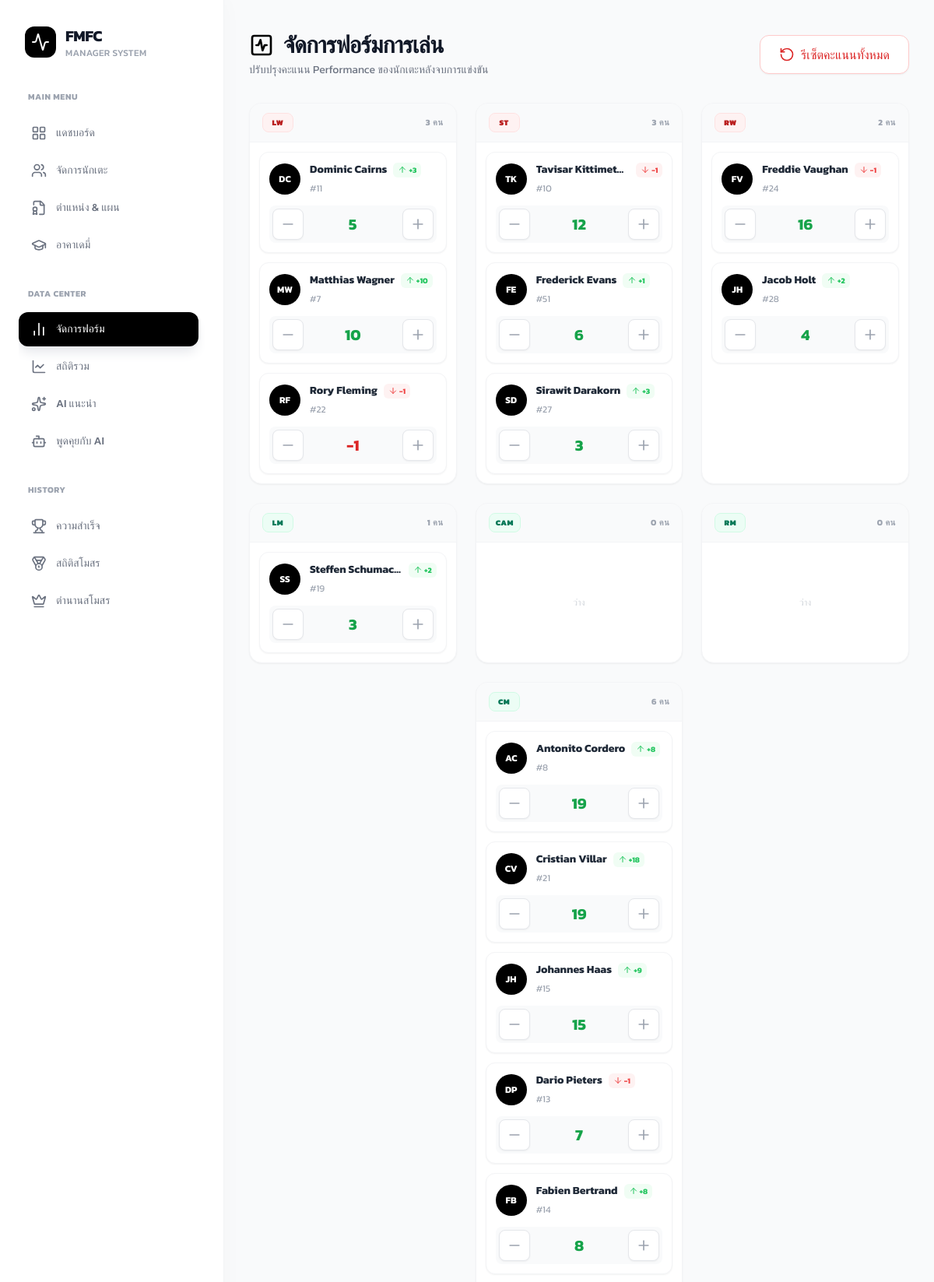
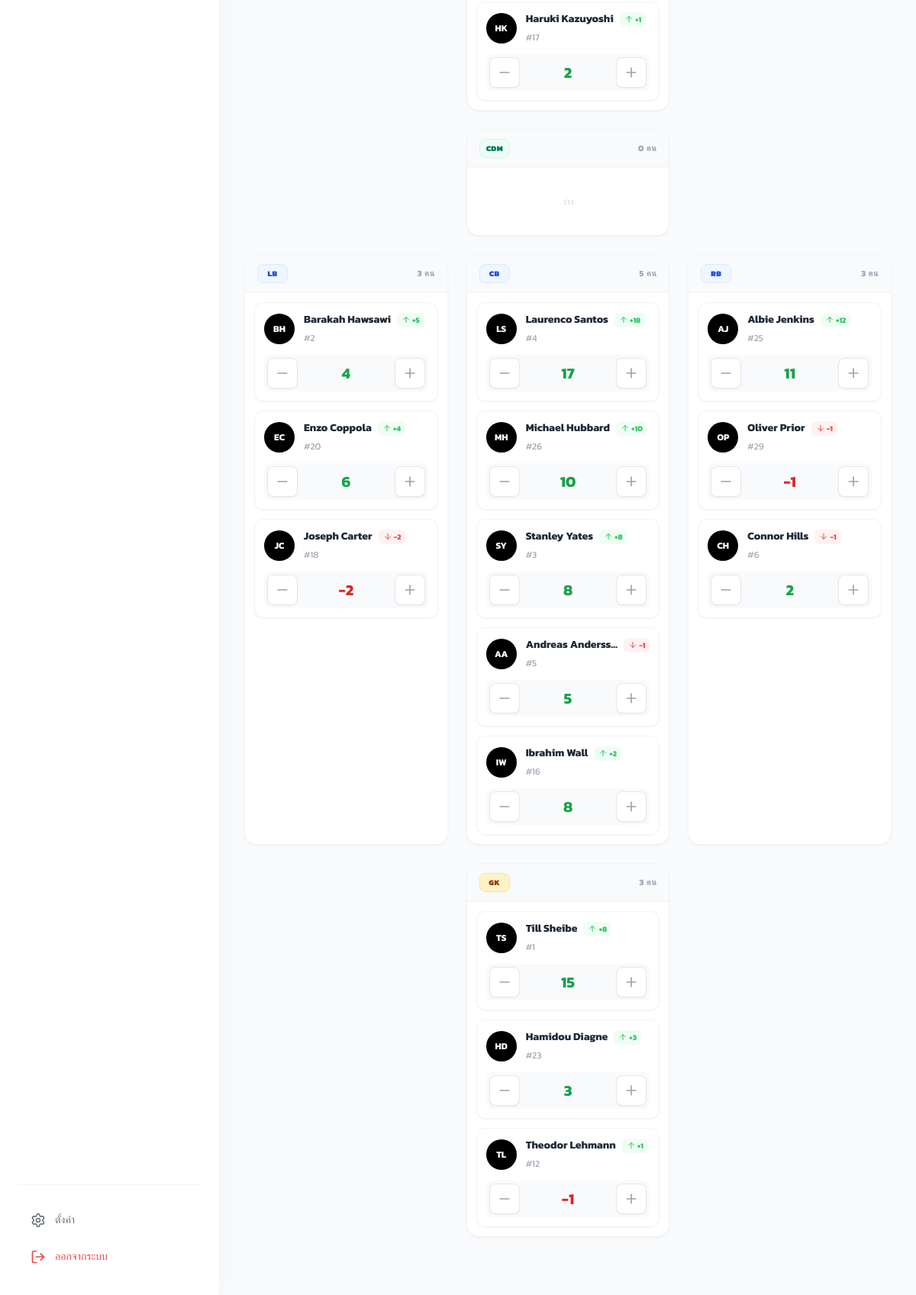
/pages/stats.php (signed in), run on the app's committed database (2 pictures, top to bottom).
### tables this page shows
CREATE TABLE `players` (
  `player_id` int(11) NOT NULL,
  `user_id` int(11) NOT NULL,
  `name` varchar(100) NOT NULL,
  `role` enum('crucial','important','rotation','sporadic','prospect') DEFAULT NULL,
  `position` enum('st','cf','lw','rw','lm','rm','cam','cm','cdm','cb','lb','rb','gk') DEFAULT NULL,
  `jersey_number` int(11) DEFAULT NULL,
  `status` enum('no','sell','for_loan','on_loan','in_loan') DEFAULT 'no',
  `injured` int(11) NOT NULL DEFAULT 0,
  `injured_count` int(11) DEFAULT 0,
  `is_academy_product` tinyint(4) NOT NULL,
  `performance_score` int(11) NOT NULL DEFAULT 0,
  `rating` decimal(4,2) NOT NULL DEFAULT 0.00,
  `score_change` enum('increase','decrease','neutral') DEFAULT 'neutral',
  `change_count` int(11) DEFAULT 0,
  `appearances` int(11) DEFAULT 0,
  `goals` int(11) DEFAULT 0,
  `assists` int(11) DEFAULT 0,
  `clean_sheets` int(11) DEFAULT 0,
  `yellow_cards` int(11) DEFAULT 0,
  `red_cards` int(11) DEFAULT 0
);

### pages/stats.php (the view, shortened to what this page needs)
<?php
include "../includes/db_config.php";
include "../includes/ui_helpers.php";
$user_id = $_SESSION['user_id'];
$players = [];
if ($conn instanceof PDO) {
    $query = $conn->prepare("
        SELECT player_id, name, position, role, jersey_number, performance_score, score_change, change_count, injured
        FROM Players
        WHERE user_id = ? AND status != 'on_loan'
        ORDER BY FIELD(COALESCE(role, 'prospect'), 'crucial', 'important', 'rotation', 'sporadic', 'prospect'), name ASC
    ");
    $query->execute([$user_id]);
    $players = $query->fetchAll(PDO::FETCH_ASSOC);
}
$positions = [
    ['lw', 'st', 'rw'],
    ['lm', 'cam', 'rm'],
    ['', 'cm', ''],
    ['', 'cdm', ''],
    ['lb', 'cb', 'rb'],
    ['', 'gk', '']
];
if (!function_exists('getInitials')) {
    function getInitials($name) {
        $words = explode(' ', $name);
        $initials = '';
        foreach ($words as $word) $initials .= strtoupper(substr($word, 0, 1));
        return $initials;
    }
}
?>
<!DOCTYPE html>
<html lang="th">
<head>
    <script src="https://cdn.tailwindcss.com"></script>
    <link rel="stylesheet" type="text/css" href="https://cdn.jsdelivr.net/npm/toastify-js/src/toastify.min.css">
</head>
<body class="bg-[#F9FAFB] text-gray-800">
    <div class="flex h-screen overflow-hidden">
        <?php include '../includes/navbar.php'; ?>
        <main class="flex-1 px-8 py-10 overflow-y-auto custom-scrollbar">
            <div class="flex flex-col md:flex-row md:items-center justify-between gap-6 mb-8">
                <div>
                    <h1 class="text-3xl font-bold text-gray-900 tracking-tight flex items-center gap-3">
                        <i data-lucide="square-activity" class="w-8 h-8 text-black"></i>
                        จัดการฟอร์มการเล่น
                    </h1>
                    <p class="text-gray-500 mt-1 text-sm">ปรับปรุงคะแนน Performance ของนักเตะหลังจบการแข่งขัน</p>
                </div>
                <button id="reset-score"
                    class="bg-white border border-red-200 text-red-600 px-6 py-3 rounded-xl hover:bg-red-50 hover:border-red-300 transition shadow-sm flex items-center gap-2 font-medium group">
                    <i data-lucide="rotate-ccw" class="w-5 h-5 group-hover:-rotate-90 transition-transform"></i>
                    รีเซ็ตคะแนนทั้งหมด
                </button>
            </div>
            <div class="grid grid-cols-1 md:grid-cols-3 gap-6 pb-10">
                <?php foreach ($positions as $row): ?>
                    <?php foreach ($row as $pos): ?>
                        <?php if ($pos): ?>
                            <div class="flex flex-col h-full bg-white border border-gray-100 rounded-2xl shadow-sm overflow-hidden">
                                <div class="bg-gray-50 border-b border-gray-100 px-4 py-3 flex justify-between items-center">
                                    <?= fmfc_position_badge($pos) ?>
                                    <span class="text-[11px] font-bold text-gray-400 uppercase tracking-wider"><?= count(array_filter($players, fn($p) => $p['position'] === $pos)) ?> คน</span>
                                </div>
                                <div class="p-3 space-y-3 flex-1">
                                    <?php
                                    $players_in_pos = array_filter($players, fn($p) => $p['position'] === $pos);
                                    if (!empty($players_in_pos)):
                                        foreach ($players_in_pos as $player):
                                            $initials = getInitials($player['name']);
                                            $score = $player['performance_score'];
                                            $change_status = $player['score_change'];
                                            $change_count = $player['change_count'];
                                            $scoreClass = $score > 0 ? 'text-green-600' : ($score < 0 ? 'text-red-600' : 'text-gray-400');
                                            $changeIcon = '';
                                            $changeClass = 'hidden';
                                            $changeText = '';
                                            if ($change_status === 'increase') {
                                                $changeIcon = 'arrow-up';
                                                $changeClass = 'text-green-500 bg-green-50';
                                                $changeText = '+' . $change_count;
                                            } elseif ($change_status === 'decrease') {
                                                $changeIcon = 'arrow-down';
                                                $changeClass = 'text-red-500 bg-red-50';
                                                $changeText = '-' . $change_count;
                                            }
                                    ?>
                                        <div class="flex flex-col p-3 rounded-xl border border-gray-100 hover:border-gray-300 transition-colors bg-white shadow-sm group">
                                            <div class="flex items-center gap-3 mb-3">
                                                <div class="w-10 h-10 rounded-full bg-black text-white flex items-center justify-center text-xs font-bold shadow-sm">
                                                    <?= $initials ?>
                                                </div>
                                                <div class="flex-1 min-w-0">
                                                    <div class="flex items-center gap-2">
                                                        <span class="font-bold text-gray-800 text-sm truncate"><?= htmlspecialchars($player['name']) ?></span>
                                                        <span id="change-<?= $player['player_id'] ?>" class="text-[10px] font-bold px-1.5 py-0.5 rounded-md flex items-center gap-0.5 <?= $changeClass ?>">
                                                            <?php if($changeIcon): ?><i data-lucide="<?= $changeIcon ?>" class="w-3 h-3"></i><?php endif; ?>
                                                            <?= $changeText ?>
                                                        </span>
                                                    </div>
                                                    <span class="text-xs text-gray-400">#<?= $player['jersey_number'] ?? '-' ?></span>
                                                </div>
                                            </div>
                                            <div class="flex items-center justify-between bg-gray-50 rounded-lg p-1">
                                                <button class="decrease-score w-10 h-10 rounded-lg bg-white border border-gray-200 text-gray-400 hover:text-red-600 hover:border-red-200 hover:bg-red-50 transition flex items-center justify-center shadow-sm active:scale-95"
                                                    data-id="<?= $player['player_id'] ?>">
                                                    <i data-lucide="minus" class="w-5 h-5"></i>
                                                </button>
                                                <span id="score-<?= $player['player_id'] ?>" class="text-xl font-bold <?= $scoreClass ?> w-12 text-center transition-all duration-300">
                                                    <?= $score ?>
                                                </span>
                                                <button class="increase-score w-10 h-10 rounded-lg bg-white border border-gray-200 text-gray-400 hover:text-green-600 hover:border-green-200 hover:bg-green-50 transition flex items-center justify-center shadow-sm active:scale-95"
                                                    data-id="<?= $player['player_id'] ?>">
                                                    <i data-lucide="plus" class="w-5 h-5"></i>
                                                </button>
                                            </div>
                                        </div>
                                    <?php endforeach; ?>
                                    <?php else: ?>
                                        <div class="h-full flex items-center justify-center py-6 text-gray-300">
                                            <span class="text-xs">ว่าง</span>
                                        </div>
                                    <?php endif; ?>
                                </div>
                            </div>
                        <?php else: ?>
                            <div class="hidden md:block"></div>
                        <?php endif; ?>
                    <?php endforeach; ?>
                <?php endforeach; ?>
            </div>
        </main>
    </div>
</body>
</html>

### pages/stats.php (style rules this page uses)
body { font-family: 'Kanit', sans-serif; }

### data on the page
players: name "DC", name "Dominic Cairns", change_count "+3", jersey_number "11", performance_score "5"
players: name "MW", name "Matthias Wagner", change_count "+10", jersey_number "7", performance_score "10"
players: name "RF", name "Rory Fleming", change_count "-1", jersey_number "22", performance_score "-1"
players: name "TK", name "Tavisar Kittimet…", change_count "-1", jersey_number "10", performance_score "12"
players: name "FE", name "Frederick Evans", change_count "+1", jersey_number "51", performance_score "6"
players: name "SD", name "Sirawit Darakorn", change_count "+3", jersey_number "27", performance_score "3"
players: name "FV", name "Freddie Vaughan", change_count "-1", jersey_number "24", performance_score "16"
players: name "JH", name "Jacob Holt", change_count "+2", jersey_number "28", performance_score "4"
players: name "SS", name "Steffen Schumac…", change_count "+2", jersey_number "19", performance_score "3"
players: name "AC", name "Antonito Cordero", change_count "+8", jersey_number "8", performance_score "19"
players: name "CV", name "Cristian Villar", change_count "+18", jersey_number "21", performance_score "19"
players: name "JH", name "Johannes Haas", change_count "+9", jersey_number "15", performance_score "15"
players: name "DP", name "Dario Pieters", change_count "-1", jersey_number "13", performance_score "7"
players: name "FB", name "Fabien Bertrand", change_count "+8", jersey_number "14", performance_score "8"
players: name "HK", name "Haruki Kazuyoshi", change_count "+1", jersey_number "17", performance_score "2"
players: name "BH", name "Barakah Hawsawi", change_count "+5", jersey_number "2", performance_score "4"
players: name "EC", name "Enzo Coppola", change_count "+4", jersey_number "20", performance_score "6"
players: name "JC", name "Joseph Carter", change_count "-2", jersey_number "18", performance_score "-2"
players: name "LS", name "Laurenco Santos", change_count "+18", jersey_number "4", performance_score "17"
players: name "MH", name "Michael Hubbard", change_count "+10", jersey_number "26", performance_score "10"
players: name "SY", name "Stanley Yates", change_count "+8", jersey_number "3", performance_score "8"
players: name "AA", name "Andreas Anders…", change_count "-1", jersey_number "5", performance_score "5"
players: name "IW", name "Ibrahim Wall", change_count "+2", jersey_number "16", performance_score "8"
players: name "AJ", name "Albie Jenkins", change_count "+12", jersey_number "25", performance_score "11"
players: name "OP", name "Oliver Prior", change_count "-1", jersey_number "29", performance_score "-1"
players: name "CH", name "Connor Hills", change_count "-1", jersey_number "6", performance_score "2"
players: name "TS", name "Till Sheibe", change_count "+8", jersey_number "1", performance_score "15"
players: name "HD", name "Hamidou Diagne", change_count "+3", jersey_number "23", performance_score "3"
players: name "TL", name "Theodor Lehmann", change_count "+1", jersey_number "12", performance_score "-1"

### other printed values
$item['label'] "แดชบอร์ด"
$item['label'] "จัดการนักเตะ"
$item['label'] "ตำแหน่ง & แผน"
$item['label'] "อาคาเดมี่"
$item['label'] "จัดการฟอร์ม"
$item['label'] "สถิติรวม"
$item['label'] "AI แนะนำ"
$item['label'] "พูดคุยกับ AI"
$item['label'] "ความสำเร็จ"
$item['label'] "สถิติสโมสร"
$item['label'] "ตำนานสโมสร"
$position "LW"
count(array_filter($players, fn($p) => $p['position'] === $pos)) "3"
$position "ST"
$position "RW"
